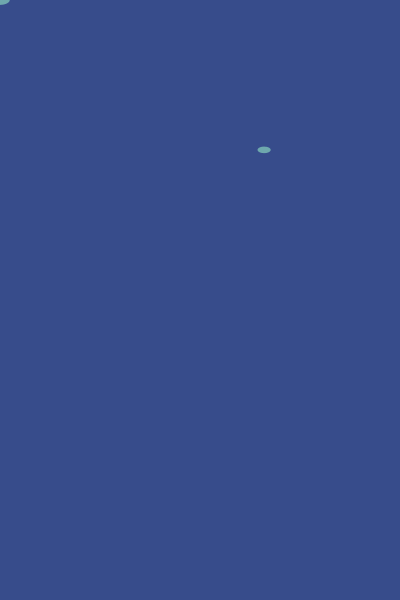
Frame 1 (no input)
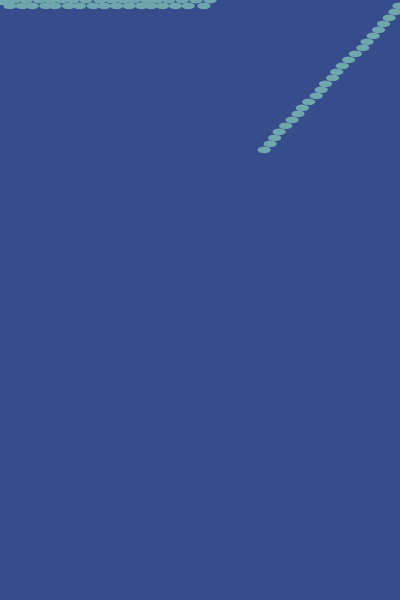
Frame 60 (the mouse pressed at the canvas centre just before this capture)
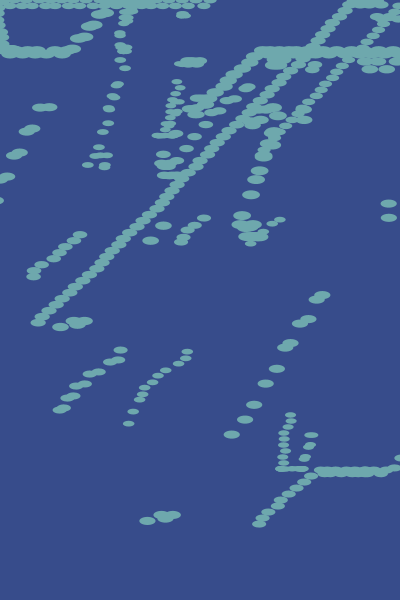
Frame 120 (the mouse held since frame 60 and released just before this capture)

The Processing sketch that drew these frames (run headless with seeded random() and noise(); from frame 60 on, the mouse is pressed at the canvas centre):

// Processing sketch: processing_4247
// ── processing_4247.pde

Pincel[] p;  
  
void setup(){  
  size(400,600);  
  smooth();  
  background(#374C8B); 
  frameRate(35); 
  
  p = new Pincel[100];  
  for(int i = 0; i < 20; i++){  
    p[i] = new Pincel();  
  }  
}  
  
  
void draw(){  
  for(int i = 0; i < 15 ; i++){
    p[i].dibuja();  
  }  
}  
  
class Pincel{  
  float x, y;  
  float diam;  
  color col;  
  int edad, edadMax;  
  
  Pincel(){  
    x = random(width);  
    y = random(height);  
    diam = random(5,10);  
    col = color(110, 168, 173); 
    edad = 1;  
    edadMax = round(random(300, 300));  
  }  
  
  void dibuja(){  
    calc();  
    noStroke();  
    fill(col);  
    translate(x,y); 
  rotate(PI); 
 
    ellipse(x,y, diam*2.0, diam);  
  }  
  
  
  void calc(){  
    
    x +=(random(4,8));  
    y += (random(-6, -6)); 
    x = x % width;  
    y = y % height;  
  
    if (x < 0) x *= 1;  
    if (y < 0) y *= -1;  
 
  
    edad ++;  
  
    if(edad >= edadMax) new Pincel();  
  }  
}  
  
 void mousePressed () {  
setup();
} 
 
